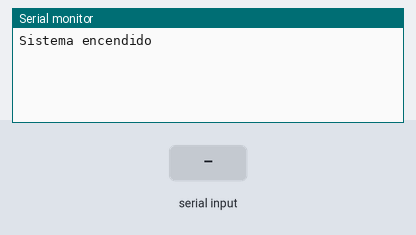
The sketch below on a simulated Arduino Nano, built with avr-gcc and run on an emulated ATmega328P. Parts: the last lines printed to the serial monitor. The inputs (shaded band) are chosen by the test bench. No radio packets arrive unless stated.

Above: at 1.2 s.
1.3 s: "1" received over Serial
At 3.5 s:
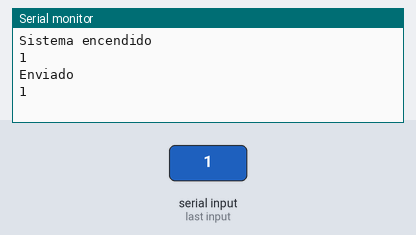
4.3 s: "0" received over Serial
5.8 s: "2" received over Serial
At 7.6 s:
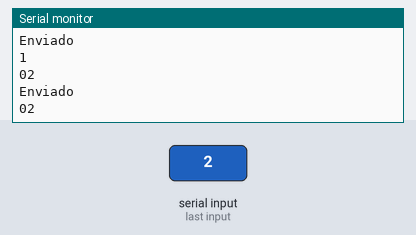

The sketch:

rfsender.ino
```cpp
/*
EMISOR

Envia los mensajes "Apagar" y "Encender" en intervalos de un segundo

Escrito por Nano en beneficio de los seres humanos
www.robologs.net
*/

#include <VirtualWire.h>
#include <string.h>

char ID = '0';
String cmd;

byte comando[VW_MAX_MESSAGE_LEN];
byte comandoLenght = VW_MAX_MESSAGE_LEN;
char cmdchar[VW_MAX_MESSAGE_LEN];

void setup()
{
  //Iniciamos el Serial y la comunicacion por radio
  Serial.begin(9600);
  Serial.write("Sistema encendido\n");
  //vw_set_tx_pin(4);
  vw_set_ptt_inverted(true);
  vw_setup(2000);
  vw_rx_start();
}
void loop()
{


  if (Serial.available()>0) {
   // cmd = Serial.readStringUntil('\n');
    //Serial.println(cmd);
    Serial.readBytes(cmdchar,VW_MAX_MESSAGE_LEN);
    Serial.println(cmdchar);
    enviarPosicion();
  }

    /* if (vw_get_message(comando, &comandoLenght))
      {
        Serial.println("Se recibio un mensaje");
        char tipoMensaje = (char)comando[0];
        Serial.println(tipoMensaje);

         if(tipoMensaje == 'U'){
          if(comando[2] == ID){
            Serial.println("Instruccion para mi");
            delay(500);
            enviarPosicion();
          }
        }

      }*/

      //enviarPosicion();
      delay(1000);

}

void enviarPosicion(){

  char *command= "U0V11110111N00";

  Serial.println("Enviado");
  Serial.println(cmdchar);
  vw_send((uint8_t *)cmdchar, strlen(cmdchar));
  vw_wait_tx();
}

void send(char id,char i1){

  char command[13];
  memset(command,0, sizeof(command));

  int i;

  for(i=0; i < 12; i++){
    command[i] = '0';
  }

  command[0] = 'S';
  command[1] = id;
  command[2] = 'S';

  command[3] = i1;

  vw_send((uint8_t *)command, strlen(command));
  vw_wait_tx();

  Serial.println(command);
}

void send_togroup(char gid,char i1){

  char command[13];
  memset(command,0, sizeof(command));

  int i;

  for(i=0; i < 12; i++){
    command[i] = '0';
  }

  command[0] = 'G';
  command[1] = gid;
  command[2] = 'S';

  command[3] = i1;

  vw_send((uint8_t *)command, strlen(command));
  vw_wait_tx();

  Serial.println(command);

}

void send_toall(char i1){
  char command[13];
  memset(command,0, sizeof(command));

  int i;

  for(i=0; i < 12; i++){
    command[i] = '0';
  }

  command[0] = 'B';
  command[1] = '0';
  command[2] = 'S';

  command[3] = i1;

  vw_send((uint8_t *)command, strlen(command));
  vw_wait_tx();

  Serial.println(command);
}
 /*
void send (char *message)
{
  vw_send((uint8_t *)message, strlen(message)); //Envia el mensaje
  vw_wait_tx(); //Espera hasta que se haya acabado de transmitir todo

  Serial.println(message); //Muestra el mensaje por Serial
} */
```

Measured:
- after the input at 1.3 s, the serial monitor: prints a new line after 1.7 s (image 1)
- after the input at 5.8 s, the serial monitor: prints a new line after 1.0 s (image 2)
